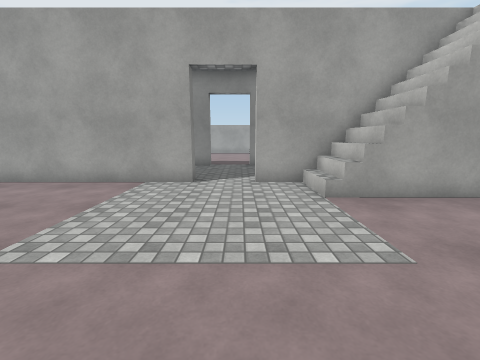
[1] (above)

18 first-person views from a walk through a 3-D level made in the Unity game engine. The camera is 1.4 m above the floor, tilts 10° down and sees 90° across. The floor is counted in squares, 1 m on a side. Each view is taken from the middle of a square. On the plan, view 1 faces up. The plan holds only what a view shows up to about 13 squares ahead; the rest is blank. The place goes on beyond the plan. Surface patterns are stand-ins for the level's own textures.

[2]
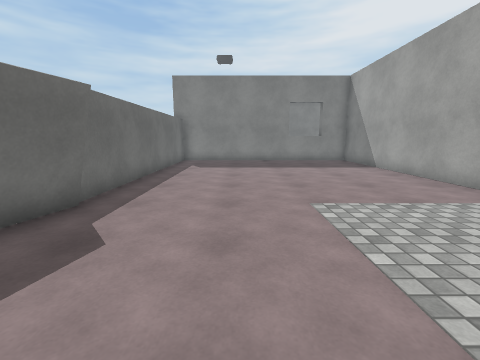

[3]
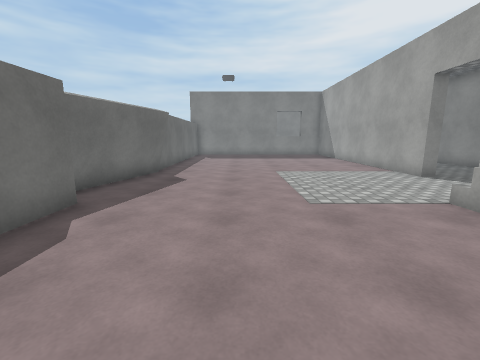

[4]
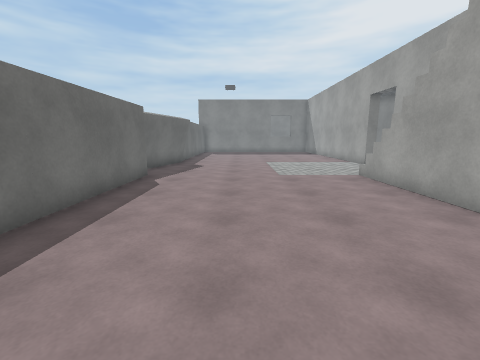

[5]
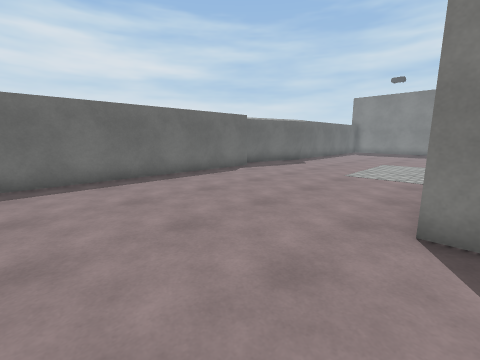

[6]
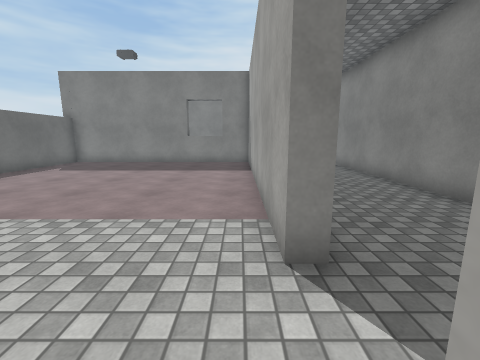

[7]
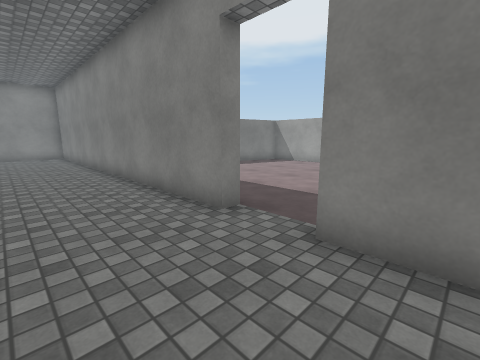

[8]
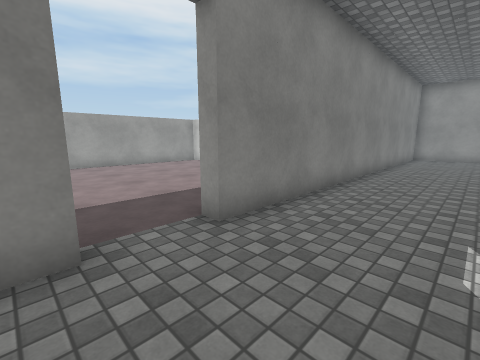

[9]
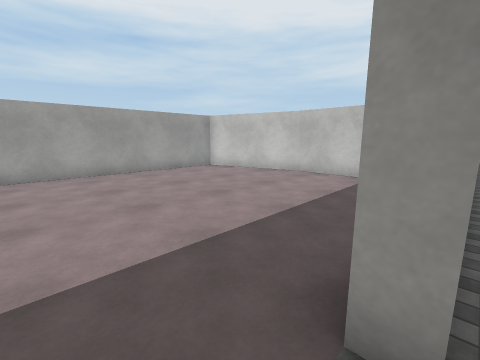

[10]
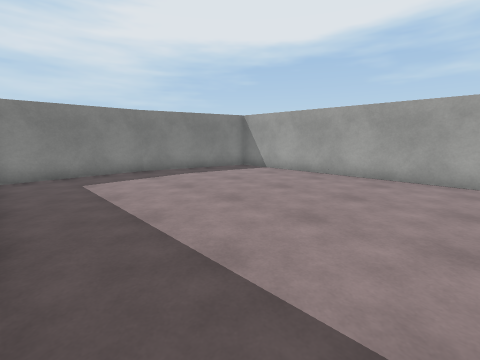

[11]
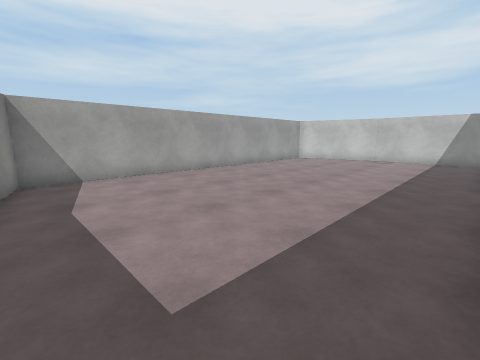

[12]
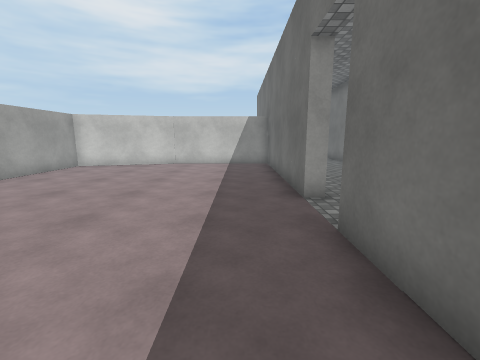

[13]
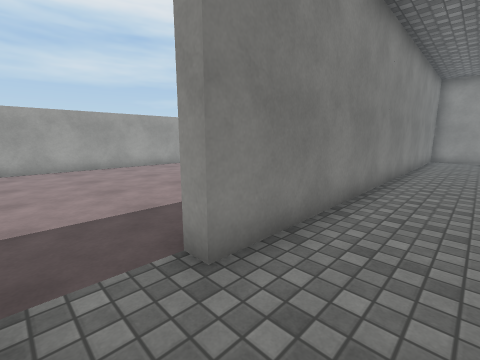

[14]
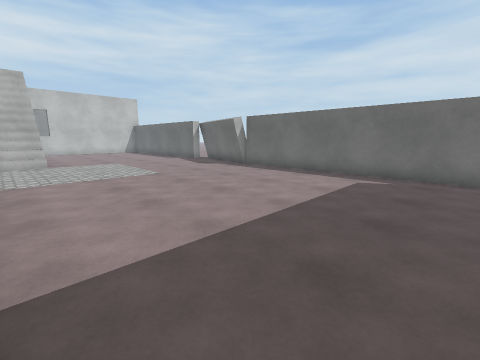

[15]
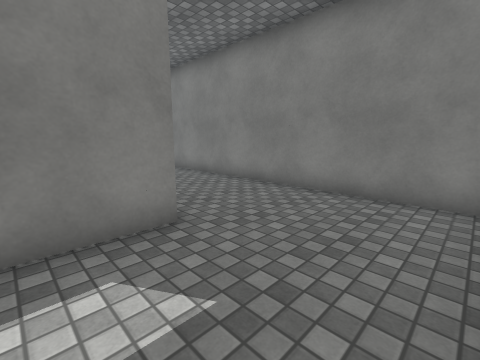

[16]
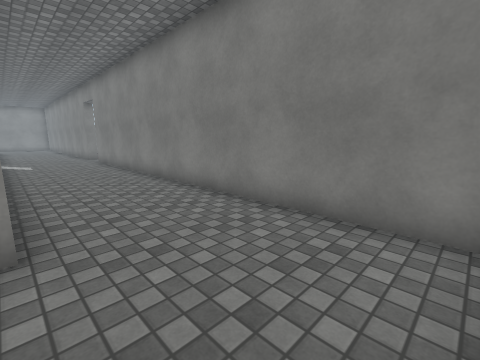

[17]
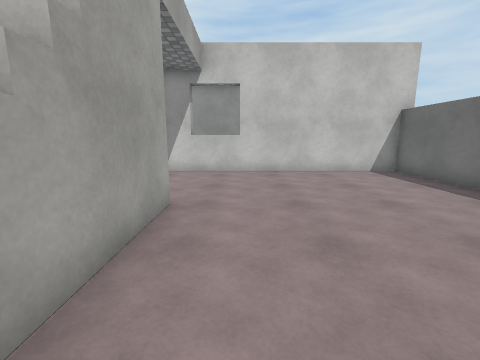

[18]
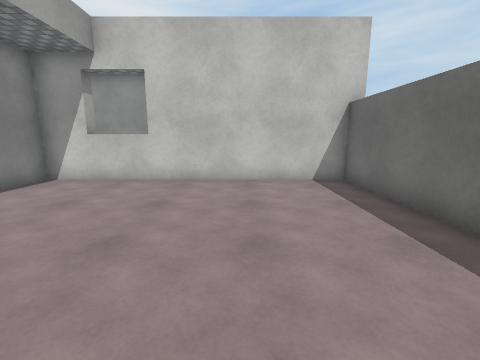

### Floor plan
Key: @ floor where view 1 was taken; # wall or solid block; . floor; / step, stairs or slope.
Columns run from 12 left of view 1 to 16 right of it. Each row starts with its distance up from view 1.
 22     ################
 21     #..............#
 20    ##..............##
 19    #................#
 18    #................#
 17    #................#
 16    #................#
 15    #................#
 14    #................#
 13    #................#
 12 ###########..################
 11 .............................
 10 .............................
  9 .............................
  8  ##########..////////////....
  7 ..............//////  ../....
  6 ..............//////..../....
  5 ......................../
  4 .........................
  3 .........................
  2 .........................
  1 .........................
  0 ............@............
 -1 ........................
 -2 .........##.............
 -3 #########################

Positions as (right, up) in squares from view 1, and headings:
1: (0, 0), facing up
2: (2, 1), facing left
3: (7, 1), facing left
4: (11, 1), facing left
5: (11, 6), facing down-left
6: (1, 7), facing left
7: (2, 9), facing up-left
8: (-2, 9), facing up-right
9: (-1, 12), facing up-right
10: (1, 13), facing up-left
11: (-8, 13), facing up-right
12: (-5, 14), facing right
13: (-1, 10), facing up-right
14: (-12, 7), facing down-right
15: (16, 6), facing up-left
16: (16, 8), facing up-left
17: (2, 4), facing right
18: (4, 1), facing right
